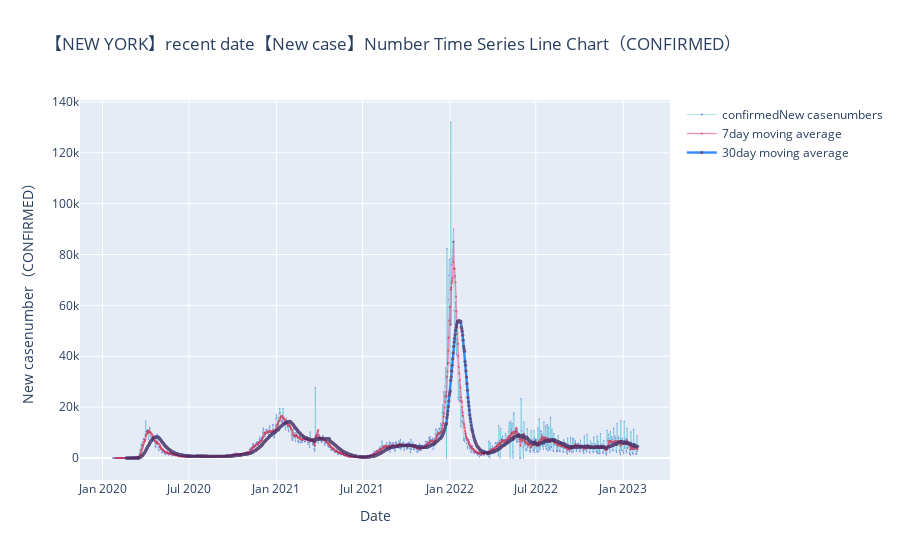

Write notebook code for a chart like this one.
### Markdown cell above
Now, we focus on a specific province or state, and we focus on the data of Shanghai. At this time, it is best to use plotly to achieve interactive visualization!

### Code cell
data_copy1 = ts_confirmed_US_incre

specify = 'New York'
idx = data_copy1.index
ser = data_copy1[specify]
layout_title = specify.upper()
kind = 'New case'
method = 'confirmed'
ma = [7,30]

trace = go.Scatter(
            x = idx,
            y = ser,
            mode = 'lines+markers',
            name = f'{method}{kind}numbers',
            opacity = .8,
            line=dict(color="#08a8c4",width = .4),
            marker = dict(color = '#5857e1',size = 1.2)
        )
trace1 = go.Scatter(
    x = idx,
    y = ser.rolling(ma[0]).mean(),
    mode = 'lines+markers',
    name = f'{ma[0]}day moving average',
    opacity = .6,
    line=dict(color="#ee5090",width = 1.4),
    marker = dict(color = '#dd001b',size = 2.2)
)
trace2 = go.Scatter(
    x = idx,
    y = ser.rolling(ma[1]).mean(),
    mode = 'lines+markers',
    name = f'{ma[1]}day moving average',
    opacity = .8,
    line=dict(color="#006eff",width = 2.4),
    marker = dict(color = '#412b63',size = 3.2)
)


plotdata = [trace,trace1,trace2]

'''启动绘图'''

x_axis_config = {'title': 'Date'}
y_axis_config = {'title': f'{kind}number（{method.upper()}）'}
# 返回指定的图像布局和配置对象
my_layout = Layout(title=f"【{layout_title}】recent date【{kind}】Number Time Series Line Chart（{method.upper()}）",
                   xaxis=x_axis_config, yaxis=y_axis_config)
# 生成图表
offline.iplot({'data': plotdata, 'layout': my_layout}, filename=f'{layout_title}_COVID_TS',image_height=500,image_width=1000,image = 'png')

### Figure 1 — Plotly figure (JSON) as saved in the notebook; plotly's stock layout.template omitted (floating-point values rounded to 4 significant figures; data arrays with more than 128 entries replaced by an {"elided": "..."} marker saying what was removed)
{"data": [{"line": {"color": "#08a8c4", "width": 0.4}, "marker": {"color": "#5857e1", "size": 1.2}, "mode": "lines+markers", "name": "confirmedNew casenumbers", "opacity": 0.8, "type": "scatter", "x": {"elided": "1106 str values"}, "y": {"elided": "1106 int values"}}, {"line": {"color": "#ee5090", "width": 1.4}, "marker": {"color": "#dd001b", "size": 2.2}, "mode": "lines+markers", "name": "7day moving average", "opacity": 0.6, "type": "scatter", "x": {"elided": "1106 str values"}, "y": {"elided": "1106 float values"}}, {"line": {"color": "#006eff", "width": 2.4}, "marker": {"color": "#412b63", "size": 3.2}, "mode": "lines+markers", "name": "30day moving average", "opacity": 0.8, "type": "scatter", "x": {"elided": "1106 str values"}, "y": {"elided": "1106 float values"}}], "layout": {"title": {"text": "【NEW YORK】recent date【New case】Number Time Series Line Chart（CONFIRMED）"}, "xaxis": {"title": {"text": "Date"}}, "yaxis": {"title": {"text": "New casenumber（CONFIRMED）"}}}}
